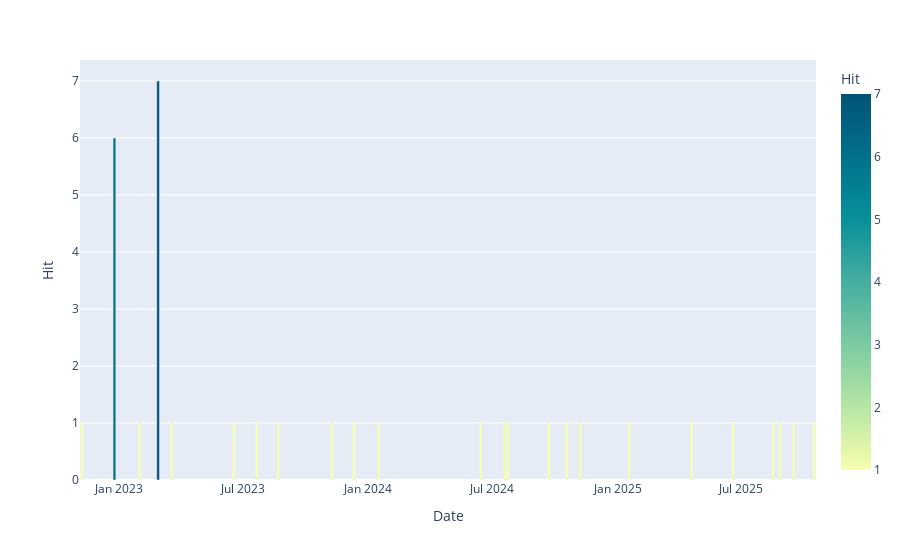

Write notebook code for a chart like this one.
### Markdown cell above
## 2. Result

### Code cell
fig = px.bar(good, x='Date', y='Hit', color="Hit", color_continuous_scale=px.colors.sequential.Bluyl)
fig.show()

### Figure 1 — Plotly figure (JSON) as saved in the notebook; plotly's stock layout.template omitted (floating-point values rounded to 4 significant figures)
{"data": [{"alignmentgroup": "True", "hovertemplate": "Date=%{x}<br>Hit=%{marker.color}<extra></extra>", "legendgroup": "", "marker": {"color": [1, 6, 1, 7, 1, 1, 1, 1, 1, 1, 1, 1, 1, 1, 1, 1, 1, 1, 1, 1, 1, 1, 1, 1], "coloraxis": "coloraxis", "pattern": {"shape": ""}}, "name": "", "offsetgroup": "", "orientation": "v", "showlegend": false, "textposition": "auto", "type": "bar", "x": ["2022-11-07T00:00:00", "2022-12-25T00:00:00", "2023-01-31T00:00:00", "2023-02-27T00:00:00", "2023-03-19T00:00:00", "2023-06-18T00:00:00", "2023-07-22T00:00:00", "2023-08-22T00:00:00", "2023-11-09T00:00:00", "2023-12-11T00:00:00", "2024-01-16T00:00:00", "2024-06-14T00:00:00", "2024-07-19T00:00:00", "2024-07-24T00:00:00", "2024-09-22T00:00:00", "2024-10-18T00:00:00", "2024-11-07T00:00:00", "2025-01-18T00:00:00", "2025-04-19T00:00:00", "2025-06-19T00:00:00", "2025-08-17T00:00:00", "2025-08-27T00:00:00", "2025-09-16T00:00:00", "2025-10-16T00:00:00"], "xaxis": "x", "y": [1, 6, 1, 7, 1, 1, 1, 1, 1, 1, 1, 1, 1, 1, 1, 1, 1, 1, 1, 1, 1, 1, 1, 1], "yaxis": "y"}], "layout": {"barmode": "relative", "coloraxis": {"colorbar": {"title": {"text": "Hit"}}, "colorscale": [[0, "rgb(247, 254, 174)"], [0.1667, "rgb(183, 230, 165)"], [0.3333, "rgb(124, 203, 162)"], [0.5, "rgb(70, 174, 160)"], [0.6667, "rgb(8, 144, 153)"], [0.8333, "rgb(0, 113, 139)"], [1, "rgb(4, 82, 117)"]]}, "legend": {"tracegroupgap": 0}, "margin": {"t": 60}, "xaxis": {"anchor": "y", "domain": [0, 1], "title": {"text": "Date"}}, "yaxis": {"anchor": "x", "domain": [0, 1], "title": {"text": "Hit"}}}}
